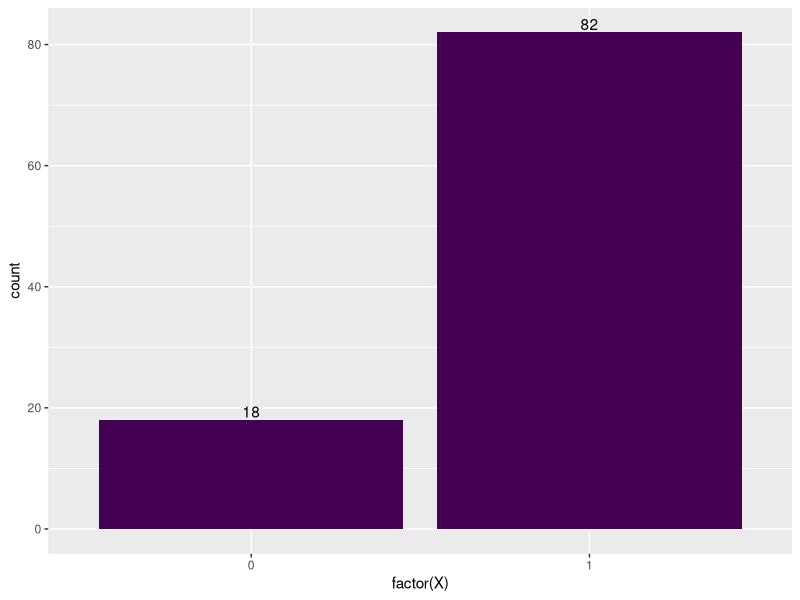
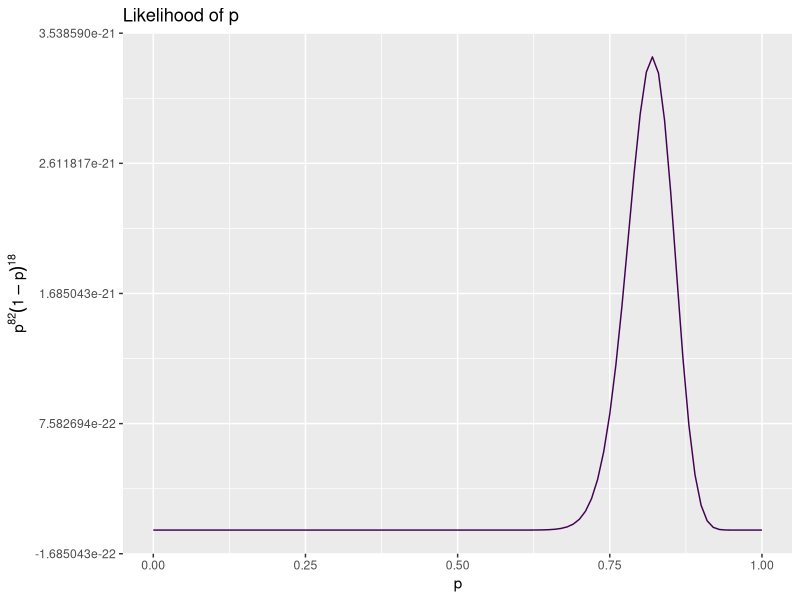
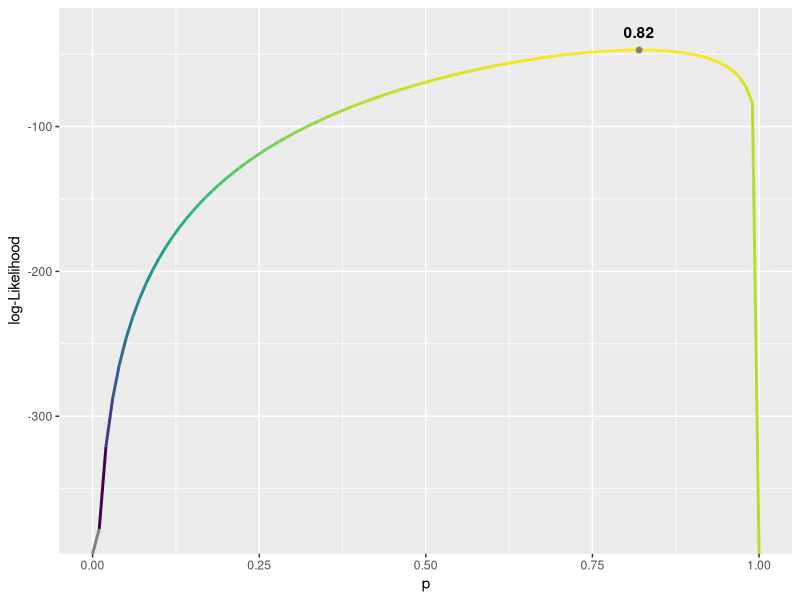

Write R code to recreate these figures, in order.
## ---- chunk 1
dbinom(x=9,size=10,prob=0.5)
## ---- chunk 2
library("tidyverse")
set.seed(481)
data_coins <- data.frame(X = rbinom(n=100, size=1, prob=0.8))

data_coins %>% ggplot(aes(x=factor(X), fill="")) + 
    geom_bar() +
    geom_text(aes(label=..count..), stat='count', vjust=-0.2) +
    scale_fill_viridis_d() + 
    guides(fill=FALSE, color=FALSE)

## ---- chunk 3
plot <- ggplot(data = data.frame(p = 0), mapping = aes(x = p, color=""))
binom_distrib <- function(p,n,k) (p^(k))*((1-p)^(n-k))

plot + stat_function(fun = binom_distrib, args = list(n= 100, k= 82)) + 
  xlim(0,1) + labs(title="Likelihood of p", x="p", y=expression(paste(p^{82}, (1-p)^{18})) ) +
    scale_color_viridis_d() + 
    guides(fill=FALSE, color=FALSE)
## ---- chunk 4

# log-likelihood function
ll <- function(p,n,k) {
  ell = k * log(p) + (n - k)*log(1-p)
  return(ll = ell)
}


# Evaluate the log-likelihood function for some arbitrary values
ll(p=0.1,n=100,k=82); ll(p=0.7,n=100,k=82)
## ---- chunk 5

# Evaluate the log-likelihood function for many possible combinatios values of p

parameter_space <- tibble(p=seq(0,1,by=0.01)) %>% 
  rowwise() %>% mutate(loglik = ll(p,n=100,k=82)) 

# Find the value of p that yield the largest value for the log-likelihood function

parameter_space %>% as.matrix() -> m
m[which.max(m[,2]),]
## ---- chunk 6
library("viridis")
parameter_space %>% as.data.frame() %>% ggplot(aes(x=p, y=loglik, colour=loglik)) + 
geom_line(size=1) + geom_point(aes(x=m[which.max(m[,2]),1], m[which.max(m[,2]),2])) +
scale_color_viridis() + guides(fill=FALSE, color=FALSE) + labs(x="p", y="log-Likelihood") +
annotate(geom="text", x=0.82, y=-35, label='bold("0.82")', color="black", parse=TRUE) 
